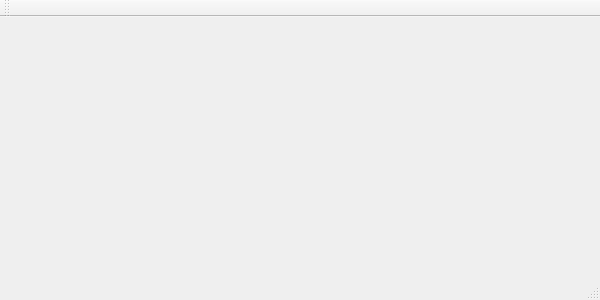
<?xml version="1.0" encoding="UTF-8"?>
<ui version="4.0">
 <class>MainWindow</class>
 <widget class="QMainWindow" name="MainWindow">
  <property name="minimumSize">
   <size>
    <width>600</width>
    <height>300</height>
   </size>
  </property>
  <property name="baseSize">
   <size>
    <width>0</width>
    <height>0</height>
   </size>
  </property>
  <property name="windowTitle">
   <string>MainWindow</string>
  </property>
  <widget class="QWidget" name="centralWidget"/>
  <widget class="QMenuBar" name="menuBar">
   <property name="geometry">
    <rect>
     <x>0</x>
     <y>0</y>
     <width>646</width>
     <height>20</height>
    </rect>
   </property>
  </widget>
  <widget class="QToolBar" name="mainToolBar">
   <attribute name="toolBarArea">
    <enum>TopToolBarArea</enum>
   </attribute>
   <attribute name="toolBarBreak">
    <bool>false</bool>
   </attribute>
  </widget>
  <widget class="QStatusBar" name="statusBar"/>
 </widget>
 <layoutdefault spacing="6" margin="11"/>
 <resources/>
 <connections/>
</ui>
